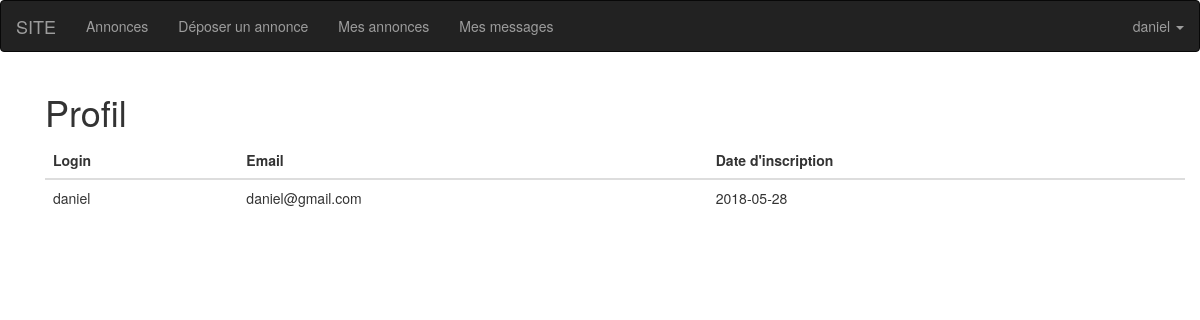
The app's page /code_projet_g3/profil.php (signed in) with its own data.
### tables this page shows
CREATE TABLE `users` (
  `idU` int(11) NOT NULL,
  `login` varchar(20) NOT NULL,
  `password` varchar(40) NOT NULL,
  `email` varchar(30) NOT NULL,
  `statut` varchar(10) NOT NULL,
  `dateInscription` date NOT NULL
);

### code_projet_g3/profil.php (the view, shortened to what this page needs)
<!DOCTYPE html>
<html lang="fr">
    <head>
    </head>
    <body>
        <?php
            include 'entete.php';
        ?>
        <div class="container">
            <?php
                require('connectionBD.php');
                try
                {
                    $req = $bdd->prepare("SELECT * FROM users WHERE login = :login");
                    $req->bindValue(":login", $_SESSION['login']);
                    $req->execute();
                    $res = $req->fetch(PDO::FETCH_ASSOC);
                    if($res){
                        echo <<<END
                        <div class="container">
                        	<h1>Profil</h1>
	                        <div class="row">
		                        <div class="col-md-12">
		                        	<table class="table">
			                        	<thead>
				                        	<tr>
				                        		<th>Login</th>
				                        		<th>Email</th>
				                        		<th>Date d'inscription</th>
				                        	</tr>
			                        	</thead>
			                        	<tbody>
				                        	<tr>
				                        		<td>$res[login]</td>
				                        		<td>$res[email]</td>
				                        		<td>$res[dateInscription]</td>
				                        	</tr>
			                        	</tbody>
		                        	</table>
		                        </div>
	                        </div>
                        </div>
END;
                    }
                    else
                    {
                        die("Aucune annonce dans la BD");
                    }
                }
                catch(PDOException $e)
                {
                    die('Erreur : ' . $e->getMessage());
                }
            ?>
        </div>
    </body>
</html>

### records on screen
users: login "daniel", email "daniel@gmail.com", dateInscription "2018-05-28"

### other values on screen
$_SESSION['login'] "daniel"
